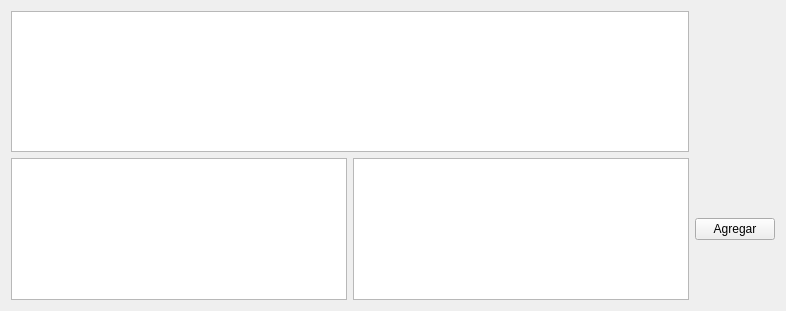
<?xml version="1.0" encoding="UTF-8"?>
<ui version="4.0">
 <class>UsersControlForm</class>
 <widget class="QWidget" name="UsersControlForm">
  <property name="geometry">
   <rect>
    <x>0</x>
    <y>0</y>
    <width>786</width>
    <height>311</height>
   </rect>
  </property>
  <property name="windowTitle">
   <string>Form</string>
  </property>
  <layout class="QGridLayout" name="gridLayout">
   <item row="1" column="0">
    <layout class="QHBoxLayout" name="horizontalLayout">
     <item>
      <widget class="QTableView" name="adminTableView"/>
     </item>
     <item>
      <widget class="QTableView" name="customerTableView"/>
     </item>
    </layout>
   </item>
   <item row="0" column="0">
    <widget class="QTableWidget" name="tableWidget"/>
   </item>
   <item row="0" column="1">
    <spacer name="verticalSpacer">
     <property name="orientation">
      <enum>Qt::Vertical</enum>
     </property>
     <property name="sizeHint" stdset="0">
      <size>
       <width>20</width>
       <height>40</height>
      </size>
     </property>
    </spacer>
   </item>
   <item row="1" column="1">
    <widget class="QPushButton" name="agregarButton">
     <property name="text">
      <string>Agregar</string>
     </property>
    </widget>
   </item>
  </layout>
 </widget>
 <resources/>
 <connections/>
</ui>
